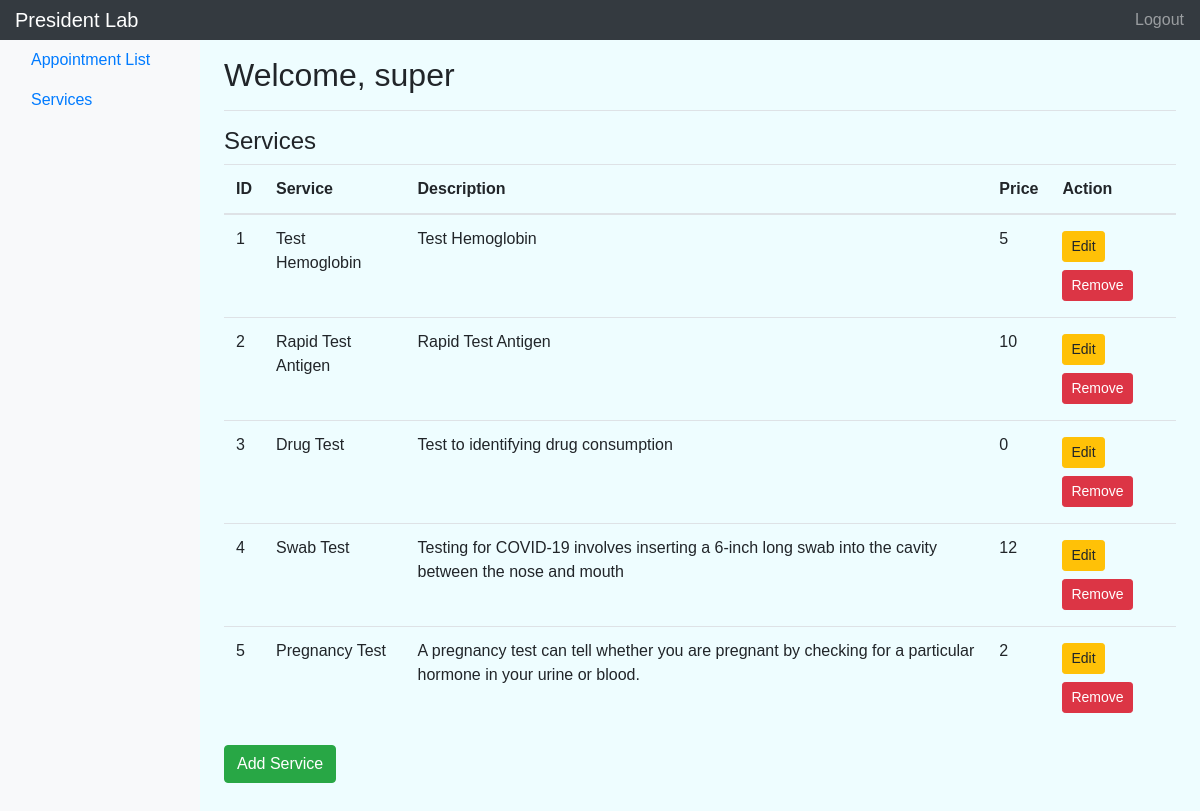
The page /service/list (signed in) on the database its author committed.
### account/models.py (models this page shows, shortened)
class Account(AbstractBaseUser):
    email           = models.EmailField(verbose_name='email', max_length=60, unique = True)
    first_name      = models.CharField(max_length=30)
    last_name       = models.CharField(max_length=30)
    date_of_birth   = models.DateField(verbose_name='date of birth')
    address         = models.CharField(max_length=100)
    phone           = models.PositiveIntegerField(verbose_name='phone number')
    date_joined     = models.DateTimeField(verbose_name="date joined", auto_now_add=True)
    is_admin        = models.BooleanField(default=False)
    is_staff        = models.BooleanField(default=False)
    is_superuser    = models.BooleanField(default=False)
    USERNAME_FIELD = 'email'
    objects = CustomAccountManager()

### services/models.py (models this page shows, shortened)
class Services(models.Model):
    service_id = models.PositiveIntegerField(unique=True)
    service = models.CharField(max_length=50)
    description = models.CharField(max_length=200)
    price = models.IntegerField(default=0, verbose_name='price')

### services/views.py (the view)
# urls.py: path('list', service_list_view, name = 'list' ),
def service_list_view(request):
    context = {}
    try :
        services = Services.objects.all()
        context['services'] = services
        return render(request, 'services/services.html', context)
    except Services.DoesNotExist:
        return render(request, 'services/services.html')

### services/templates/services/services.html
{% extends 'dashboard.html'%}
{% block dashboard_content %}
<section id="service-list">
  <h3>Services</h3>
  <table class="table">
      <thead>
        <tr>
          <th scope="col">ID</th>
          <th scope="col">Service</th>
          <th scope="col">Description</th>
          <th scope="col">Price</th>
          <th scope="col">Action</th>
        </tr>
      </thead>
      <tbody>
        {% for service in services %}
        <tr>
          <td scope="row">{{service.service_id}}</td>
          <td scope="row">{{service.service}}</td>
          <td scope="row">{{service.description}}</td>
          <td scope="row">{{service.price}}</td>
          <td scope="row">
            <a href="{% url 'services:edit' service.service_id %}" class="btn btn-warning btn-sm my-1">Edit</a>
            <a href="{% url 'services:delete' service.service_id%}" class="btn btn-danger btn-sm my-1">Remove</a>
          </td>
        </tr>
        {% endfor %}
      </tbody>
    </table>
    <a class="btn btn-success mb-5" href="{% url 'services:add' %}">Add Service</a>
  </section>
  {% endblock dashboard_content %}

### templates/dashboard.html
{% extends 'base.html' %}
{% block content %}
    <nav class="navbar navbar-dark sticky-top bg-dark flex-md-nowrap p-0">
      <a class="navbar-brand col-sm-3 col-md-2 mr-0" href="#">President Lab</a>
      <ul class="navbar-nav px-3">
        <li class="nav-item text-nowrap">
          <a class="nav-link" href="{% url 'logout'%}">Logout</a>
        </li>
      </ul>
    </nav>
    <div class="container-fluid">
      <div class="row">
        <nav class="col-md-2 d-none d-md-block bg-light sidebar">
          <div class="sidebar-sticky">
            <ul class="nav flex-column">
              {% if not request.user.is_staff %}
              <li class="nav-item">
                <a class="nav-link" href="{% url 'appointment:add' %}">
                  Make an Appointment
                </a>
              </li>
              <li class="nav-item">
                <a class="nav-link" href="{% url 'appointment:status' %}">
                  Appointment Status
                </a>
              </li>
              {% else %}
              <li class="nav-item">
                <a class="nav-link" href="{% url 'appointment:list' %}">
                  Appointment List
                </a>
              </li>
              <li class="nav-item">
                <a class="nav-link" href="{% url 'services:list' %}">
                  Services
                </a>
              </li>
              {% endif %}
            </ul>
          </div>
        </nav>
        <main role="main" class="col-md-9 ml-sm-auto col-lg-10 pt-3 px-4">
          <div class="d-flex justify-content-between flex-wrap flex-md-nowrap align-items-center pb-2 mb-3 border-bottom">
            <h1 class="h2">Welcome, {{user.first_name}}</h1>
          </div>
          {% block dashboard_content %}
          {% endblock dashboard_content %}
        </main>
      </div>
    </div>
{% endblock content%}

### static/css/style.css (style rules this page uses)
body { font-family: 'Lucida Sans', 'Lucida Sans Regular', 'Lucida Grande', 'Lucida Sans Unicode', Geneva, Verdana, sans-serif; background-color: rgb(238, 253, 255); }
h1 { font-weight: 900; font-size: 3rem; }
h3 { font-weight: 500; font-size: 1.5rem; }
.navbar { background-color: rgb(238, 253, 255); }

### rows shown on the page
Account: first_name "super"
Services: service_id "1", service "Test Hemoglobin", description "Test Hemoglobin", price "5"
Services: service_id "2", service "Rapid Test Antigen", description "Rapid Test Antigen", price "10"
Services: service_id "3", service "Drug Test", description "Test to identifying drug consumption", price "0"
Services: service_id "4", service "Swab Test", description "Testing for COVID-19 involves inserting a 6-inch long swab into the cavity between the nose and mouth", price "12"
Services: service_id "5", service "Pregnancy Test", description "A pregnancy test can tell whether you are pregnant by checking for a particular hormone in your urine or blood.", price "2"
